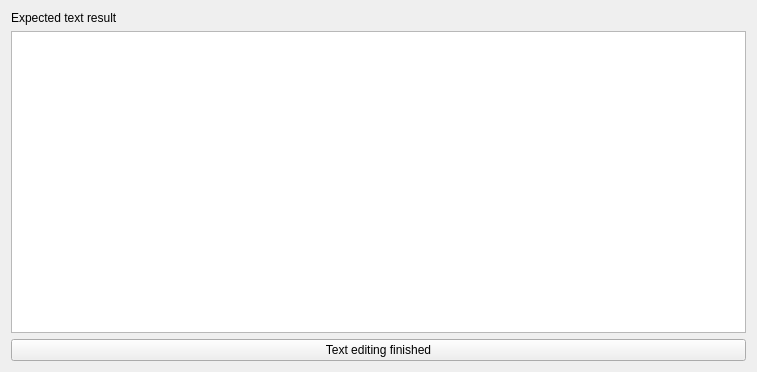
<?xml version="1.0" encoding="UTF-8"?>
<ui version="4.0">
 <class>Form</class>
 <widget class="QWidget" name="Form">
  <property name="geometry">
   <rect>
    <x>0</x>
    <y>0</y>
    <width>757</width>
    <height>372</height>
   </rect>
  </property>
  <property name="windowTitle">
   <string>Form</string>
  </property>
  <layout class="QGridLayout" name="gridLayout">
   <item row="1" column="1">
    <widget class="QPlainTextEdit" name="expected"/>
   </item>
   <item row="0" column="1">
    <widget class="QLabel" name="label">
     <property name="text">
      <string>Expected text result</string>
     </property>
    </widget>
   </item>
   <item row="2" column="1">
    <widget class="QPushButton" name="finishedButton">
     <property name="text">
      <string>Text editing finished</string>
     </property>
    </widget>
   </item>
  </layout>
 </widget>
 <resources/>
 <connections/>
</ui>
